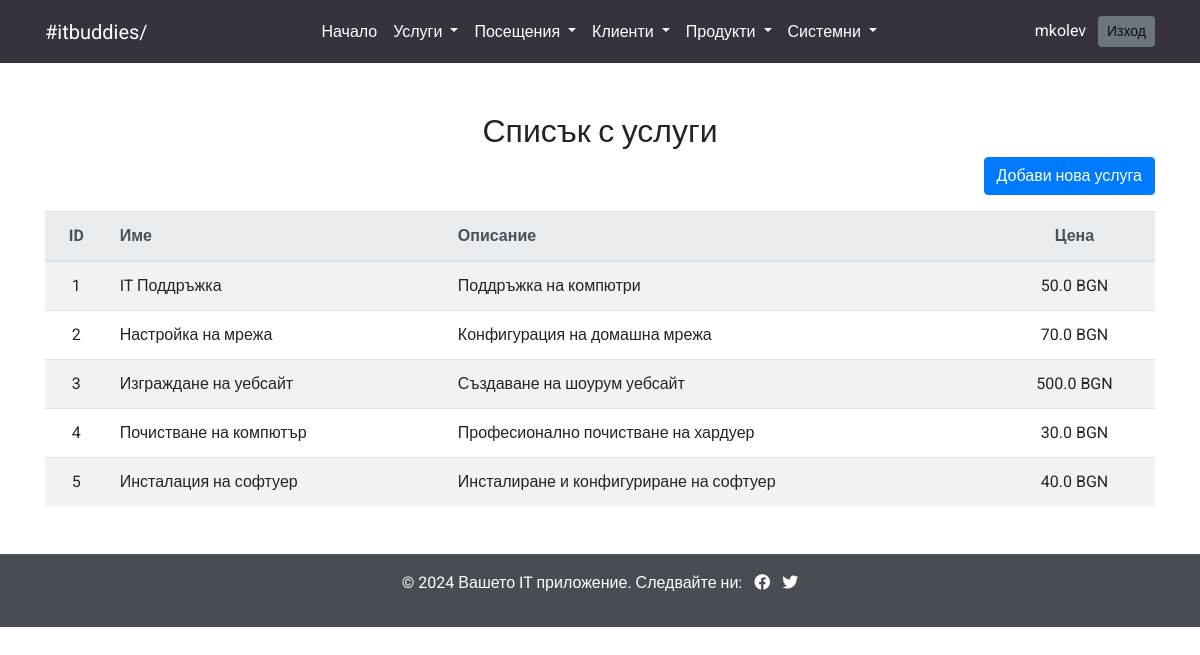
Before: /services/list (signed in) with the older database file.
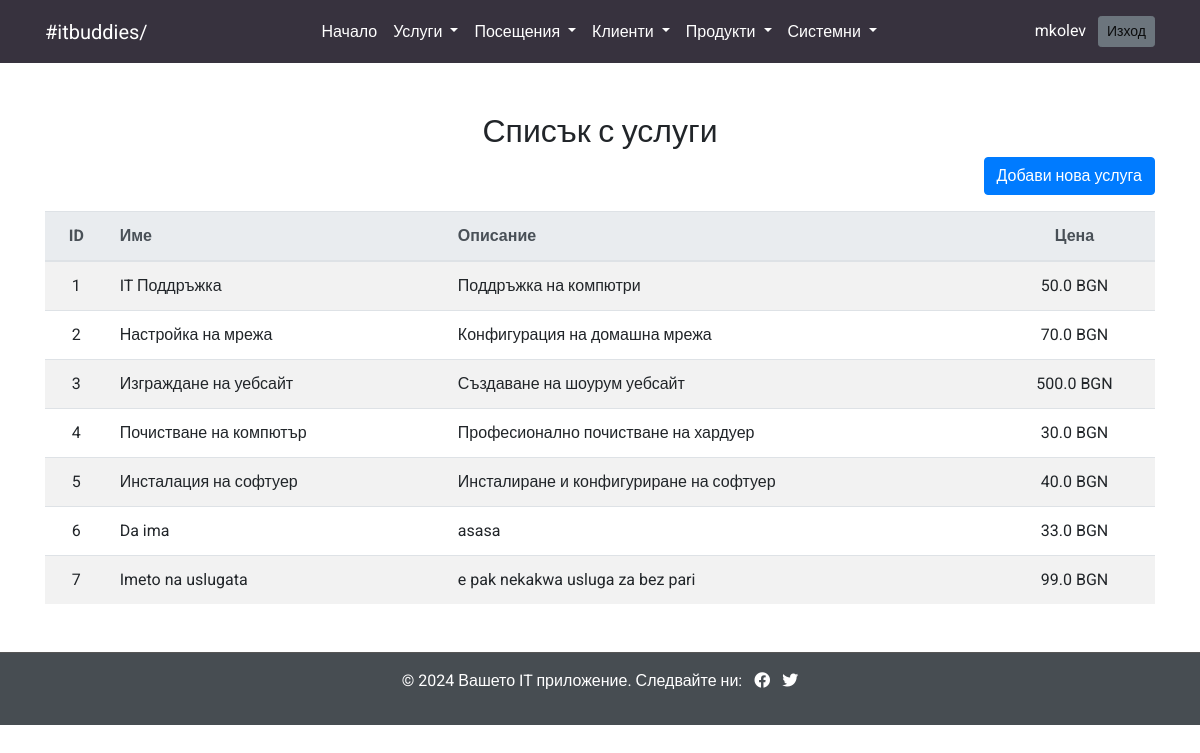
After: the same page with the newer database file.
### models.py (models this page shows)
class Service(db.Model):
    id = db.Column(db.Integer, primary_key=True)
    name = db.Column(db.String(100), nullable=False)
    description = db.Column(db.String(200), nullable=True)
    price = db.Column(db.Float, nullable=False)

### routes/services.py (the view)
@services_bp.route('/list')
@login_required
def list_services():
    services = Service.query.all()
    return render_template('list_services.html', services=services)

### app.py (called while the page is built)
@login_manager.user_loader
def load_user(user_id):
    return User.query.get(int(user_id))

### templates/list_services.html
{% include 'header.html' %}
{% include 'navbar.html' %}
<main class="container my-5">
    <h2 class="text-center">Списък с услуги</h2>
    <div class="text-right mb-3">
        <a href="{{ url_for('services.add_service') }}" class="btn btn-primary">Добави нова услуга</a>
    </div>
    {% if services %}
    <table class="table table-striped">
        <thead class="thead-light">
            <tr>
                <th class="text-center">ID</th>
                <th>Име</th>
                <th>Описание</th>
                <th class="text-center">Цена</th>
            </tr>
        </thead>
        <tbody>
            {% for service in services %}
            <tr>
                <td class="text-center">{{ service.id }}</td>
                <td>{{ service.name }}</td>
                <td>{{ service.description }}</td>
                <td class="text-center">{{ service.price }} BGN</td>
            </tr>
            {% endfor %}
        </tbody>
    </table>
    {% else %}
    <div class="alert alert-warning text-center" role="alert">
        Няма налични услуги.
    </div>
    {% endif %}
</main>
{% include 'footer.html' %}

Changed rows visible on the page:
added Service: id "6", name "Da ima", description "asasa", price "33.0"
added Service: id "7", name "Imeto na uslugata", description "e pak nekakwa usluga za bez pari", price "99.0"
